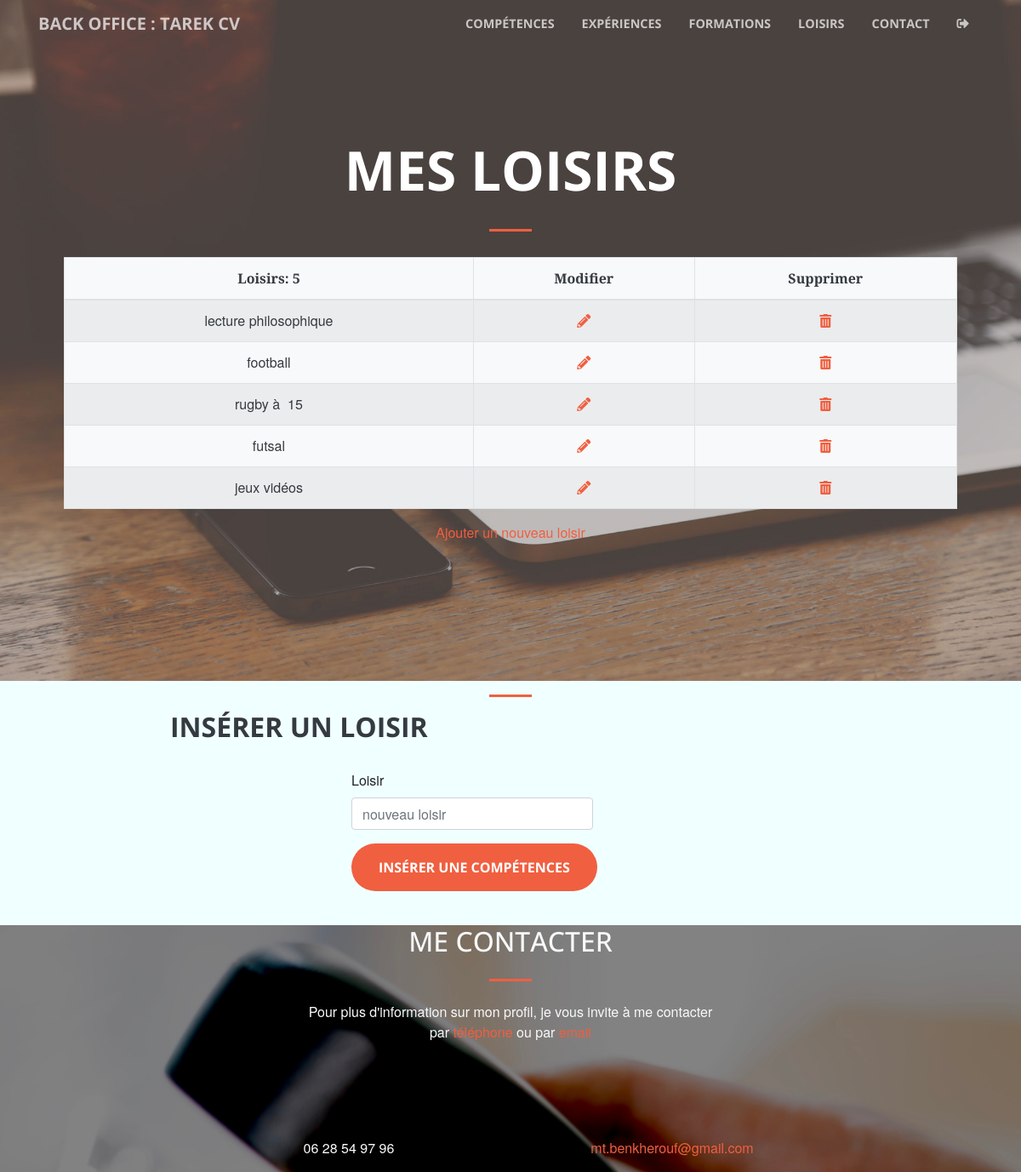
Page /back/loisirs.php (signed in) on the committed database.
### tables this page shows
CREATE TABLE `t_loisirs` (
  `id_loisir` int(3) NOT NULL,
  `loisir` varchar(200) NOT NULL,
  `id_utilisateur` int(3) NOT NULL
);

CREATE TABLE `t_utilisateurs` (
  `id_utilisateur` int(3) NOT NULL,
  `prenom` varchar(45) NOT NULL,
  `nom` varchar(45) NOT NULL,
  `email` varchar(50) NOT NULL,
  `telephone` varchar(20) NOT NULL,
  `portable` varchar(20) NOT NULL,
  `mdp` varchar(15) NOT NULL,
  `pseudo` varchar(15) NOT NULL,
  `age` smallint(5) NOT NULL,
  `anniversaire` date NOT NULL,
  `genre` enum('Homme','Femme','','') NOT NULL,
  `civilite` enum('m','mme','','') NOT NULL,
  `adresse` tinytext NOT NULL,
  `code_postal` varchar(5) NOT NULL,
  `ville` varchar(30) NOT NULL,
  `pays` varchar(30) NOT NULL,
  `commentaire` varchar(255) NOT NULL
);

### back/inc/connexion_user.php (called while the page is built, shortened)
<?php
if (isset($_SESSION['connexion_admin'])) {
$id_utilisateur=$_SESSION['id_utilisateur'];
}else {
header('location:authentification.php');
}
$sql = $pdoCV -> query(" SELECT * FROM t_utilisateurs where id_utilisateur = '$id_utilisateur'");
$ligne_utilisateur = $sql-> fetch(); ?>

### back/loisirs.php (the view, shortened to what this page needs)
<?php
     require 'inc/connexion.php';
     include 'inc/connexion_user.php';
?>
<?php include 'inc/doc1.php';  ?>
    <?php include 'inc/head2.php';
  include 'inc/header3.php'; ?>
<?php
       $sql = $pdoCV -> prepare("SELECT * FROM t_loisirs");
       $sql -> execute();
       $nbr_loisirs = $sql -> rowCount();
   ?>
    <div class="container">
        <div class="row">
            <div class="col-lg-10 mx-auto">
                <h1 class="text-uppercase text-white">
                    <strong>Mes loisirs</strong>
                </h1>
                <hr>
            </div>
        </div>
    <div class="container">
        <table class="table table-striped table-bordered bg-light" style="width:100%">
            <thead>
                <tr>
                    <th>Loisirs: <?php echo $nbr_loisirs; ?></th>
                    <th>Modifier</th>
                    <th>Supprimer</th>
                </tr>
            </thead>
            <tbody>
                <?php while ($ligne_loisir=$sql->fetch())
                    {
                ?>
                <tr>
                    <td><?php echo $ligne_loisir['loisir'];  ?></td>
                    <td><a href="modif_loisir.php?id_loisir=<?php echo $ligne_loisir['id_loisir'];?>"><i class="fas fa-pencil-alt"></i></a></td>
                    <td><a href="loisirs.php?id_loisir=<?php echo $ligne_loisir['id_loisir'];?>"><i class="fas fa-trash-alt"></i></a></td>
                </tr>
                <?php } ?>
            </tbody>
        </table>
        <span><a href="#formloisir">Ajouter un nouveau loisir</a></span>
    </div>
    </header>
    <hr>
    <div class="container row" id="formloisir">
            <div class="col-lg-8 mx-auto">
                <h2 class="text-uppercase text-dark">
                    <strong>Insérer un loisir</strong>
                </h2>
               <br>
            <form action="loisirs.php" method="post">
            <div class="form-group mx-auto">
                    <label for="loisir">Loisir</label>
                    <input type="text" name="loisir" placeholder="nouveau loisir" class="form-control" required>
            </div>
            <div class="form-group mx-auto">
            <button type="submit" class="btn btn-primary btn-xl js-scroll-trigger">Insérer une compétences</button>
            </div>
            </form>
            <br>
            </div>
    </div>
     <?php include 'inc/contact4.php'; ?>

### back/inc/contact4.php (shortened to what this page needs)
    <div id="contact" class="footer container-fluid text-light">
      <div class="container">
        <div class="row">
          <div class="col-lg-8 mx-auto text-center ">
            <h2 class="section-heading">ME CONTACTER</h2>
            <hr class="my-4">
            <p class="mb-5">Pour plus d'information sur mon profil, je vous invite à me contacter <br> par <a href="#telephone" title="<?php echo $ligne_utilisateur['portable']; ?>">téléphone</a> ou par <a href="#mail" title="<?php echo $ligne_utilisateur['email']; ?>">email</a></p>
          </div>
        </div>
        <div class="row">
          <div class="col-lg-4 ml-auto text-center text-light">
            <p class="text-light" id="telephone"><?php echo $ligne_utilisateur['portable']; ?></p>
          </div>
          <div class="col-lg-4 mr-auto text-center ">
            <p id="mail">
              <a href="mailto:your-email@your-domain.com"><?php echo $ligne_utilisateur['email']; ?></a>
            </p>
          </div>
        </div>
      </div>
    </div>
</body>
</html>

### back/css/style.css (style rules this page uses)
body { background: azure; }
.footer { background-image: url(../img/196870-OYDU9R-910.jpg); background-repeat: no-repeat; }
.form-group { width: 40%; }

### rows in the picture
t_loisirs: loisir "lecture philosophique"
t_loisirs: loisir "football"
t_loisirs: loisir "rugby à 15"
t_loisirs: loisir "futsal"
t_loisirs: loisir "jeux vidéos"
t_utilisateurs: portable "06 28 54 97 96", email "mt.benkherouf@gmail.com"

### other values in the picture
$nbr_loisirs "5"
